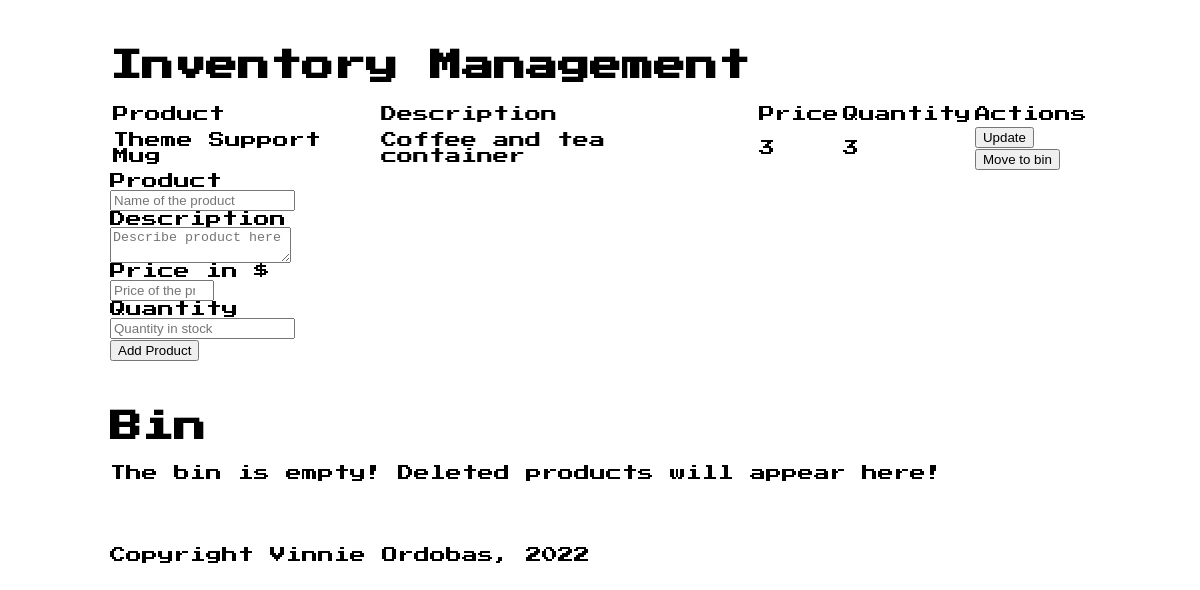
The app's page /, older data.
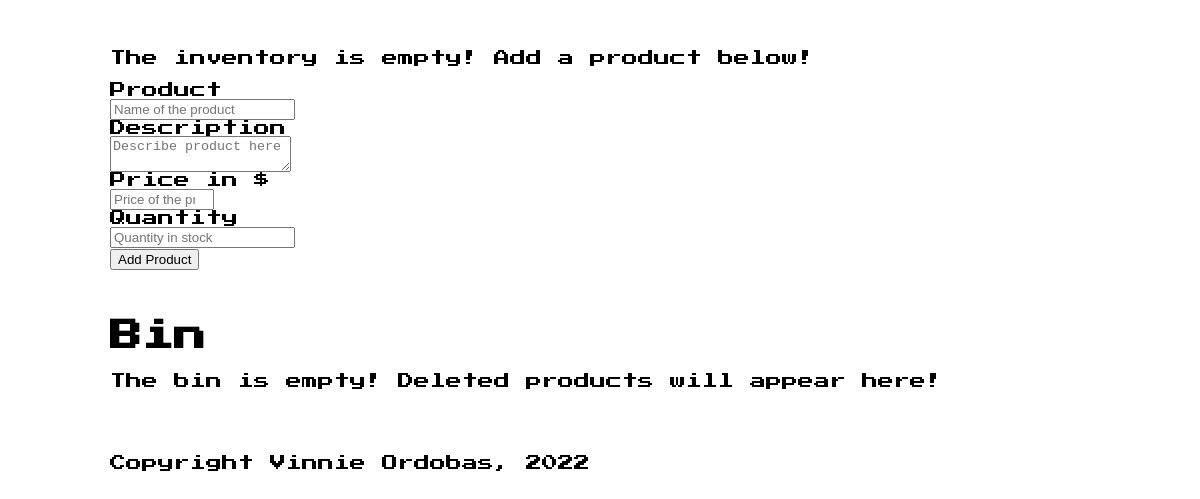
The same page, newer data.
### app.py (models this page shows, shortened)
class Inventory(db.Model):
    id = db.Column(db.Integer, primary_key=True)
    name = db.Column(db.String(80), nullable=False)
    description = db.Column(db.String(80), nullable=True)
    price = db.Column(db.Integer, nullable=False)
    quantity = db.Column(db.Integer, default=1)
    date_created = db.Column(db.DateTime, default=datetime.utcnow)

### app.py (the view)
@app.route('/', methods=['GET', 'POST'])
def index():
    if request.method == 'POST':
        name = request.form['product_name']
        description = request.form['description']
        price = request.form['price']
        quantity = request.form['quantity']
        new_product = Inventory(name=name, description=description, price=price, quantity=quantity)
        try:
            db.session.add(new_product)
            db.session.commit()
            return redirect('/')
        except:
            return 'There was an issue adding your product'
    else:
        products = Inventory.query.order_by(Inventory.date_created).all()
        deleted_products = DeletedInventory.query.order_by(DeletedInventory.date_created).all()
        return render_template("index.html", products=products, deleted_products = deleted_products)

### templates/index.html (shortened to what this page needs)
{% extends 'base.html' %}
{% block body %}
    <div class="container">
        <div class="nes-container with-title is-centered">
            {% if products|length < 1 %}
            <p class="nes-balloon from-left nes-pointer">
                The inventory is empty! Add a product below!
            </p>
            {% else %}
            <h1 class="title">Inventory Management</h1>
            <div class="table">
                <div class="nes-table-responsive">
                    <table class="nes-table is-bordered is-centered">
                        <thead>
                        <tr>
                            <td>Product</td>
                            <td>Description</td>
                            <td>Price</td>
                            <td>Quantity</td>
                            <td>Actions</td>
                        </tr>
                        </thead>
                        <tbody>
                        {% for product in products %}
                            <tr>
                                <td>{{ product.name }}</td>
                                <td>{{ product.description }}</td>
                                <td>{{ product.price }}</td>
                                <td>{{ product.quantity }}</td>
                                <td>
                                    <button type="button" class="nes-btn is-primary" onclick="document.getElementById('dialog-rounded-update-product-{{ product.id }}').showModal();">
                                        Update
                                    </button>
                                    <br>
                                    <button type="button" class="nes-btn is-error" onclick="document.getElementById('dialog-rounded-delete-product-{{ product.id }}').showModal();">
                                        Move to bin
                                    </button>
                                </td>
                            </tr>
                        {% endfor %}
                        </tbody>
                    </table>
                {% endif %}
                    <div class="nes-field">
                        <form action="/" method="POST">
                            <label for="product_name">Product</label>
                            <br>
                            <input type="text" name="product_name" id="product_name" placeholder="Name of the product" class="nes-input" required>
                            <br>
                            <label for="description">Description</label>
                            <br>
                            <textarea rols="10" col="200" name="description" id="description" placeholder="Describe product here" class="nes-textarea" required></textarea>
                            <br>
                            <label for="product">Price in $</label>
                            <br>
                            <input type="number" name="price" id="price" placeholder="Price of the product" class="nes-input" min="0.00" max="10000.00" step="0.01" required>
                            <br>
                            <label for="quantity">Quantity</label>
                            <br>
                            <input type="number" name="quantity" id="quantity" placeholder="Quantity in stock" class="nes-input" required>
                            <br>
                            <button type="submit" value="Add Product" class="nes-btn is-success">Add Product</button>
                        </form>
                    </div>
                </div>
            </div>
        </div>
        <div class="container">
            <div class="nes-container with-title is-centered">
                <h1 class="title">Bin</h1>
                {% if deleted_products|length < 1 %}
                <p class="nes-balloon from-left nes-pointer">
                    The bin is empty! Deleted products will appear here!
                {% endif %}
            </div>
        </div>
    </div>
    <div class="container">
        <div class="nes-container is-centered">
            <p>Copyright Vinnie Ordobas, 2022</p>
        </div>
    </div>
{% endblock %}

### templates/base.html (shortened to what this page needs)
<!DOCTYPE html>
<html lang="en">
<head>
    <link href="https://unpkg.com/nes.css@2.3.0/css/nes.min.css" rel="stylesheet" />
    <link rel="stylesheet" href="{{ url_for('static', filename='css/main.css') }}">
</head>
<body>
    {% block body %}{% endblock %}
</body>
</html>

### static/css/main.css (style rules this page uses)
body { font-family: 'Press Start 2P', cursive; }
.container { max-width: 980px; margin: 0 auto; margin-top: 50px; }

Row changes from the older to the newer data that the page shows:
removed Inventory: name "Theme Support Mug", description "Coffee and tea container", price "3", quantity "3"
Text that changed along with them:
text no longer shown: "Inventory Management Product Description Price Quantity Actions"
text now shown: "The inventory is empty! Add a product below!"
